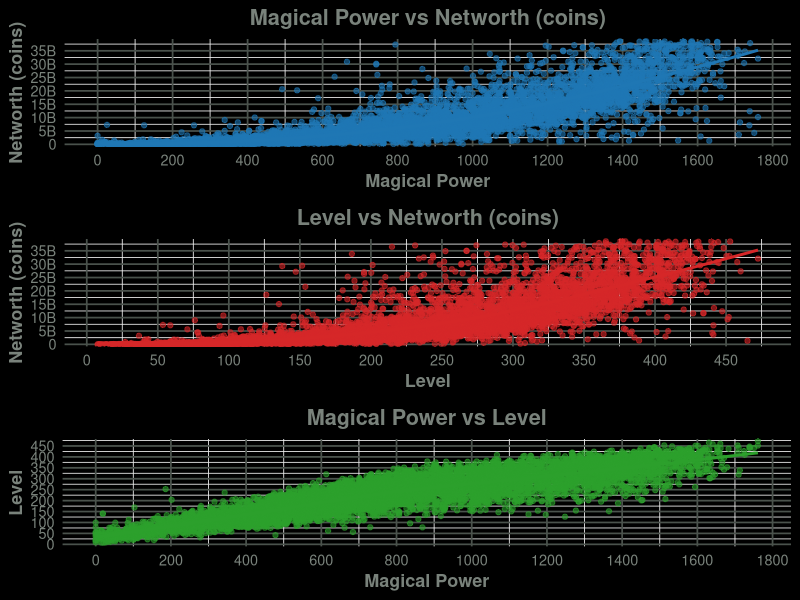
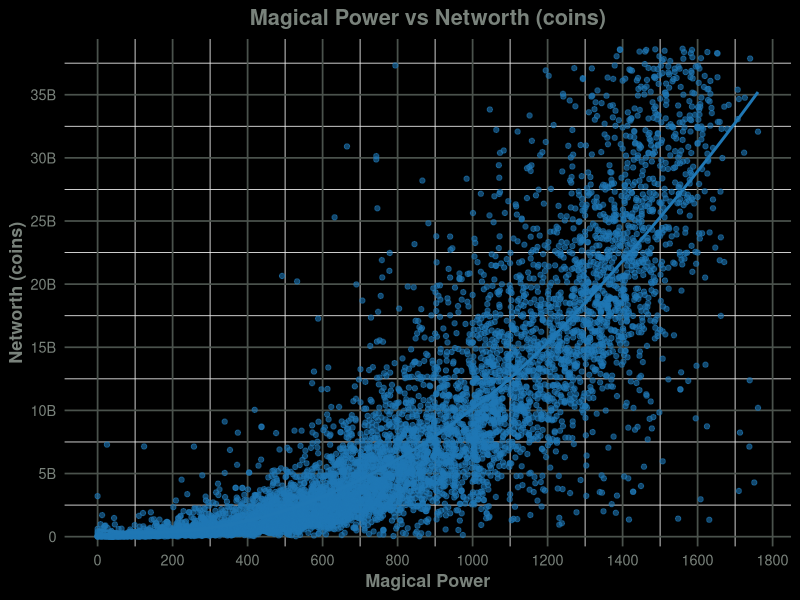
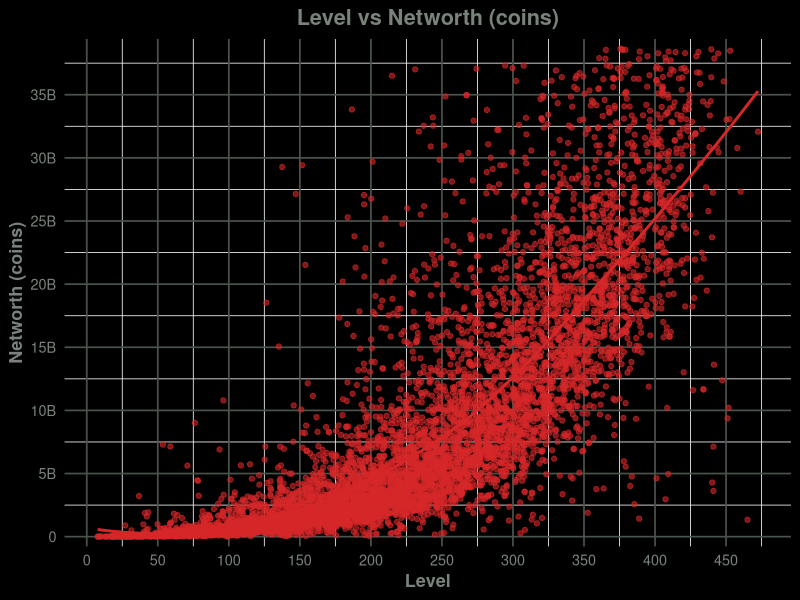
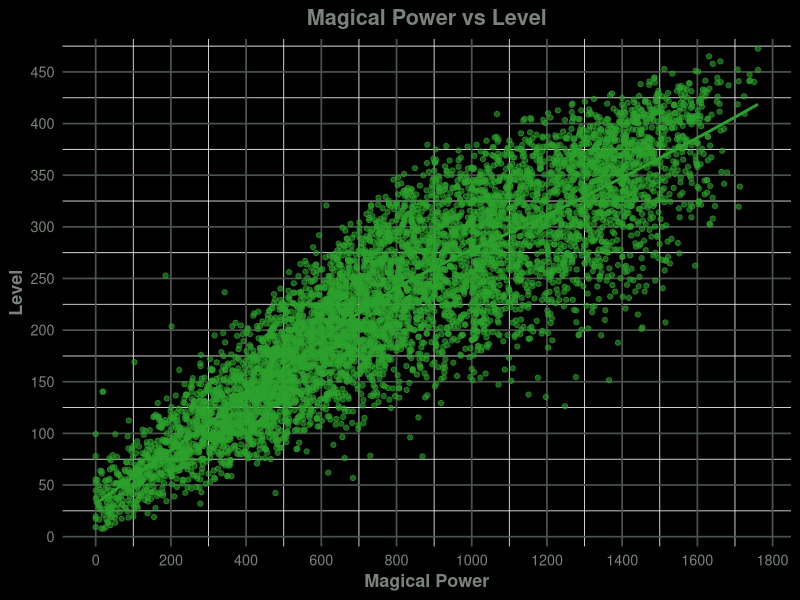
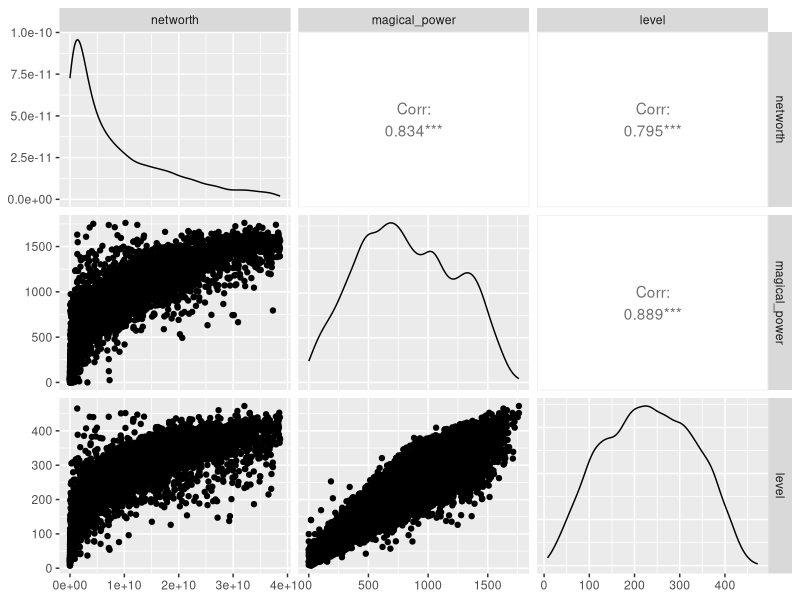

These charts were generated, in order, by the following R code:
install.packages(c("ggplot2", "gridExtra", "scales", "broom", "dplyr", "GGally"))
library(ggplot2)
library(gridExtra)
library(scales)
library(broom)
library(dplyr)
library(GGally)

###########################
##### GRAPHICS STUFF  #####
###########################

custom_x_scale <- function() {
    scale_x_continuous(breaks = pretty_breaks(n = 10))
}

custom_y_scale <- function() {
    scale_y_continuous(
        breaks = pretty_breaks(n = 10),
        labels = label_number(scale_cut = cut_short_scale()),
        expand = expansion(mult = c(0.02, 0.02)),
        limits = c(0, NA) # Disables the Y axis below 0 (It's a bug on networth plots)
    )
}

common_theme <- theme_minimal(base_size = 13) +
    theme(
        plot.title = element_text(hjust = 0.5, face = "bold", color = "#79827b"),
        axis.title = element_text(face = "bold", color = "#79827b"),
        axis.text = element_text(color = "#79827b"),
        panel.grid.major = element_line(color = "#4a524c"),
        panel.background = element_rect(fill = "black"),
        plot.background = element_rect(fill = "black")
    )

###########################
####### MAIN  STUFF #######
###########################

remove_outliers_df <- function(df, cols) { # Removes extreme values from the data
    for (col in cols) {
        qnt <- quantile(df[[col]], probs = c(0.25, 0.75), na.rm = TRUE)
        iqr <- qnt[2] - qnt[1]
        lower <- qnt[1] - 1.5 * iqr
        upper <- qnt[2] + 1.5 * iqr
        df <- df %>% filter(df[[col]] >= lower & df[[col]] <= upper)
    }
    return(df)
}

clean_data <- function(df) {
    df$networth <- as.numeric(gsub("[^0-9.]", "", df$networth)) # Removes commas and other signs from the CSV data
    return(df)
}

regression_and_plot <- function(data, xvar, yvar, xlab, ylab, color) {
    fmla <- as.formula(paste(yvar, "~", xvar))
    model <- lm(fmla, data = data)
    summary_model <- summary(model)
    coeffs <- tidy(model)

    r2 <- round(summary_model$r.squared, 3)
    intercept <- round(coeffs$estimate[1], 3)
    slope <- round(coeffs$estimate[2], 3)

    cat(sprintf("\n--- Regression: %s vs %s ---\n", yvar, xvar))
    cat(sprintf("R^2       : %.3f\n", r2))
    cat(sprintf("Intercept : %.3f\n", intercept))
    cat(sprintf("Slope     : %.3f\n", slope))

    p <- ggplot(data, aes_string(x = xvar, y = yvar)) +
        geom_point(alpha = 0.6, color = color) +
        geom_smooth(method = "loess", se = FALSE, color = color) + # Curved line
        labs(title = paste(xlab, "vs", ylab), x = xlab, y = ylab) +
        custom_x_scale() +
        custom_y_scale() +
        common_theme

    return(p)
}

plotDataFromCSV <- function() {
    data <- read.csv("player_data.csv", stringsAsFactors = FALSE)
    data <- clean_data(data)

    data <- data %>%
        filter(!is.na(magical_power), !is.na(networth), !is.na(level)) %>%
        filter(networth >= 0)

    data <- remove_outliers_df(data, c("networth", "magical_power", "level"))

    cat("\n--- Descriptive Stats ---\n")
    print(summary(data))
    cat("\nStandard Deviations:\n")
    print(sapply(data[, c("networth", "magical_power", "level")], sd, na.rm = TRUE))
    cat("\nVariances:\n")
    print(sapply(data[, c("networth", "magical_power", "level")], var, na.rm = TRUE))

    sink("regression_stats.txt")
    p1 <- regression_and_plot(data, "magical_power", "networth", "Magical Power", "Networth (coins)", "#1f77b4")
    p2 <- regression_and_plot(data, "level", "networth", "Level", "Networth (coins)", "#d62728")
    p3 <- regression_and_plot(data, "magical_power", "level", "Magical Power", "Level", "#2ca02c")
    sink()

    plots <- list(p1, p2, p3)
    for (i in seq_along(plots)) {
        ggsave(paste0("plot", i, ".png"), plots[[i]], width = 20, height = 15, dpi = 300)
    }

    ggpairs_plot <- ggpairs(data[, c("networth", "magical_power", "level")])
    ggsave("pairwise_plot.png", ggpairs_plot, width = 15, height = 15, dpi = 300)

    grid.arrange(p1, p2, p3, ncol = 1)
}

plotDataFromCSV()
